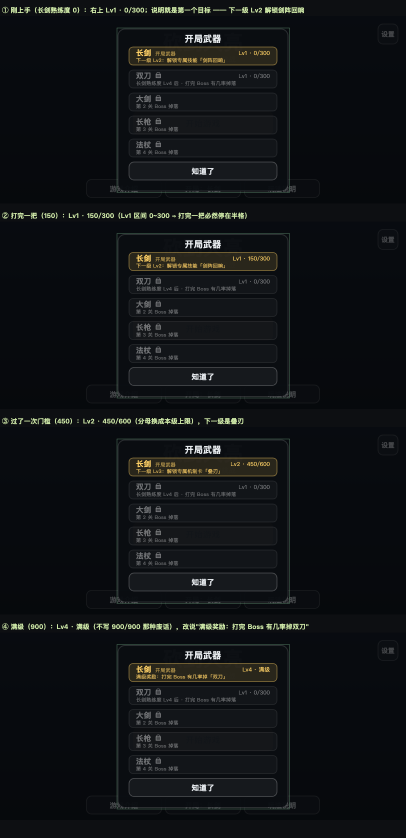
#> input picture docs/loadout-mastery.png, 812 x 1676 px, found by its file name (shown at 1/2 size)
$ python zoom-loadout.py
#> lines starting #> are read from the running program, lines starting #| are printed output that depends on the picture
#!/usr/bin/env python3
"""首页「开局武器」面板的熟练度读数 —— 把 docs/loadout-mastery.png 里的面板区放大，
   逐字核对（用户口径"改渲染必须出图+放大逐元素核"）。

用法：python3 tools/zoom-loadout.py
产出：/tmp/loadout-mastery-zoom.png
"""
from PIL import Image, ImageDraw

SRC = '/Users/guoqing/WeChatProjects/minigame-1/docs/loadout-mastery.png'
OUT = '/tmp/loadout-mastery-zoom.png'

CELL_Y0 = 26 + 6            # 第一格画面顶（脚本里 CAP + 6）
CELL_H = 375 + 26 + 10      # 每格占高（画面 + 标题 + 间隔）
PANEL = (236, 25, 576, 349)  # 812x375 里面板的矩形（240 宽居中：x=(812-340)/2）
PAD = 6
Z = 2                        # 放大倍数（15px 名字 → 30px，读数 11px → 22px，足够逐字读）

labels = ['① 长剑 0（Lv1 · 0/300）',
          '② 长剑 150（Lv1 · 150/300）',
          '③ 长剑 450（Lv2 · 450/600）',
          '④ 长剑 900（Lv4 · 满级）']

im = Image.open(SRC)
#> im is the input picture: PIL image 812x1676 RGB; mean R, G, B 16.3, 19, 21.2
tiles = []
for i, lab in enumerate(labels):
    y0 = CELL_Y0 + i * CELL_H
    box = (PANEL[0] - PAD, y0 + PANEL[1] - PAD, PANEL[2] + PAD, y0 + PANEL[3] + PAD)
    c = im.crop(box)
    tiles.append((lab, c.resize((c.width * Z, c.height * Z), Image.LANCZOS)))
#> this loop made 4 passes
#> pass 1, `c = im.crop(box)`:
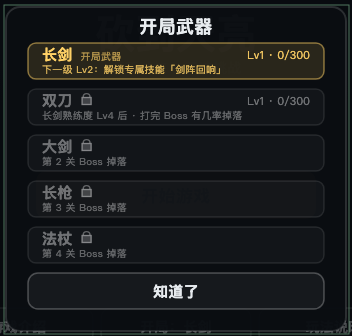
#> c: PIL image 352x336 RGB; mean R, G, B 26.7, 28.9, 29.8
#> after the loop, tiles = 4 items

W = max(t[1].width for t in tiles) + 24
#> W = 728
H = sum(t[1].height + 32 for t in tiles) + 12
#> H = 2828
out = Image.new('RGB', (W, H), (13, 15, 18))
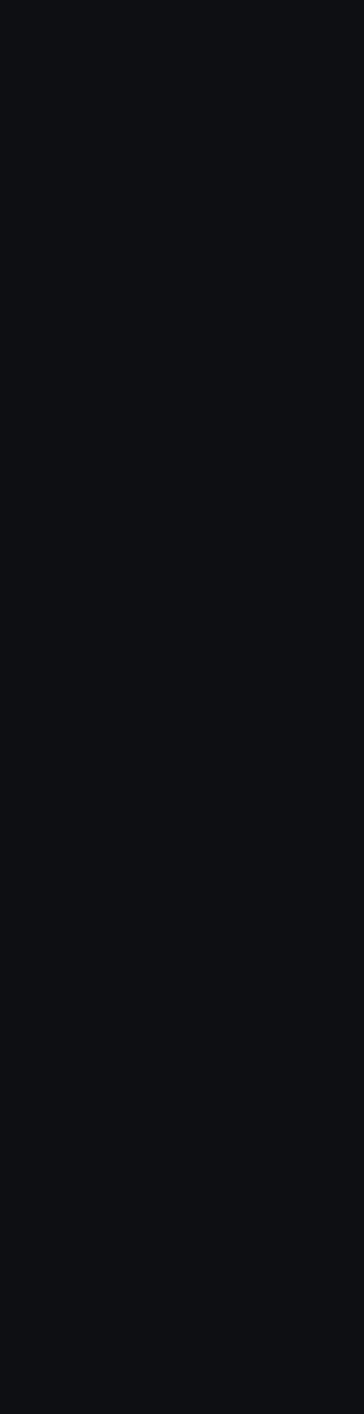
#> out: PIL image 728x2828 RGB (shown at 1/2 size); mean R, G, B 13, 15, 18
d = ImageDraw.Draw(out)
y = 10
for lab, c in tiles:
    d.text((12, y), lab, fill=(207, 233, 168))
    y += 24
    out.paste(c, (12, y))
    d.rectangle([11, y - 1, 11 + c.width + 1, y + c.height + 1], outline=(70, 78, 88))
    y += c.height + 8
#> this loop made 4 passes
#> (lab, y) on passes 1 to 4: ('① 长剑 0（Lv1 · 0/300）', 714), ('② 长剑 150（Lv1 · 150/300）', 1418), ('③ 长剑 450（Lv2 · 450/600）', 2122), ('④ 长剑 900（Lv4 · 满级）', 2826)
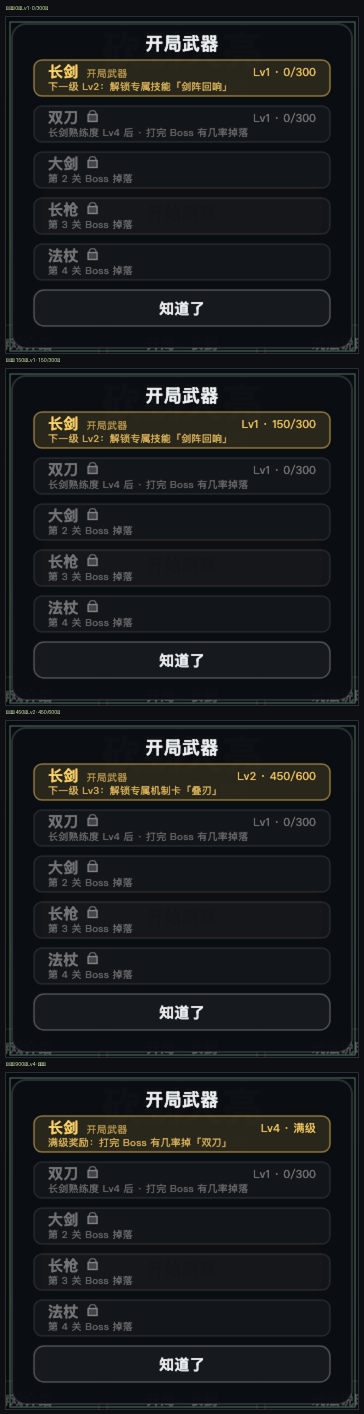
#> out: PIL image 728x2828 RGB (shown at 1/2 size); mean R, G, B 26, 28.2, 29.2
#> after the loop, y = 2826
out.save(OUT)
print(OUT, out.size)
#> (printed output is left out)

$ run again, with docs/bag-skill-mastery.png copied over docs/loadout-mastery.png
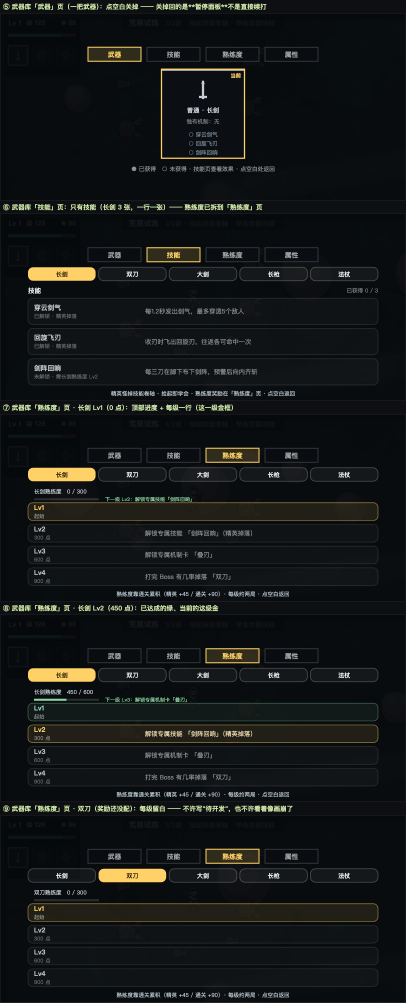
#> input picture docs/bag-skill-mastery.png, 812 x 2005 px, found by its file name (shown at 1/2 size)
#> im is the input picture: PIL image 812x2005 RGB; mean R, G, B 21.1, 24, 23.7
#> after the loop `for i, lab in enumerate(labels):`:
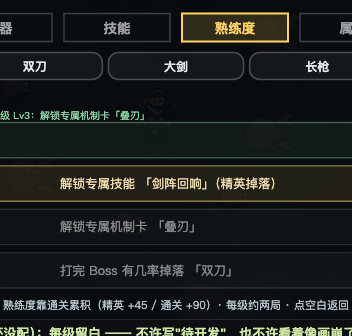
#> c: PIL image 352x336 RGB; mean R, G, B 29.8, 33.5, 31.4
#> after the loop `for i, lab in enumerate(labels):`: tiles = 4 items
#> W = 728
#> H = 2828
#> the loop `for lab, c in tiles:` made 4 passes
#> (lab, y) on passes 1 to 4: ('① 长剑 0（Lv1 · 0/300）', 714), ('② 长剑 150（Lv1 · 150/300）', 1418), ('③ 长剑 450（Lv2 · 450/600）', 2122), ('④ 长剑 900（Lv4 · 满级）', 2826)
#> after the loop `for lab, c in tiles:`:
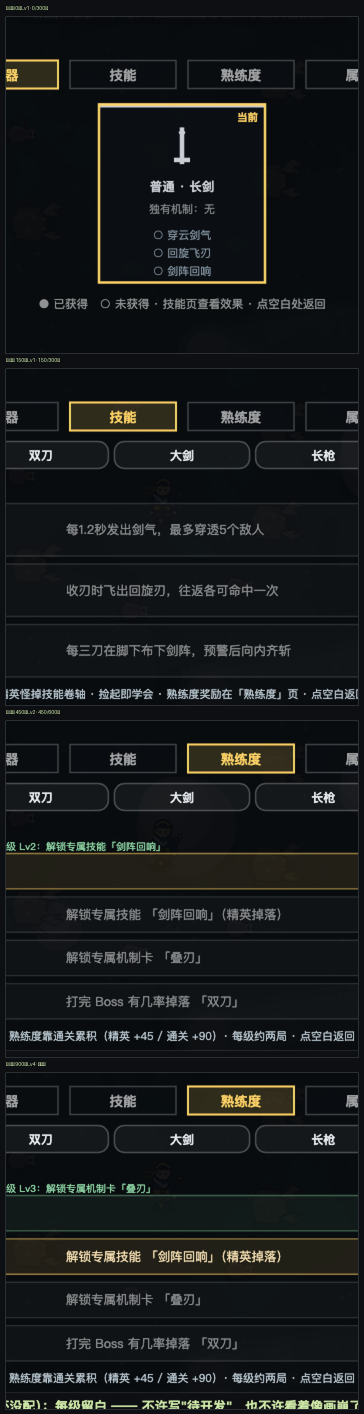
#> out: PIL image 728x2828 RGB (shown at 1/2 size); mean R, G, B 24.2, 27.2, 27.4
#> after the loop `for lab, c in tiles:`: y = 2826
#> (printed output is left out)
